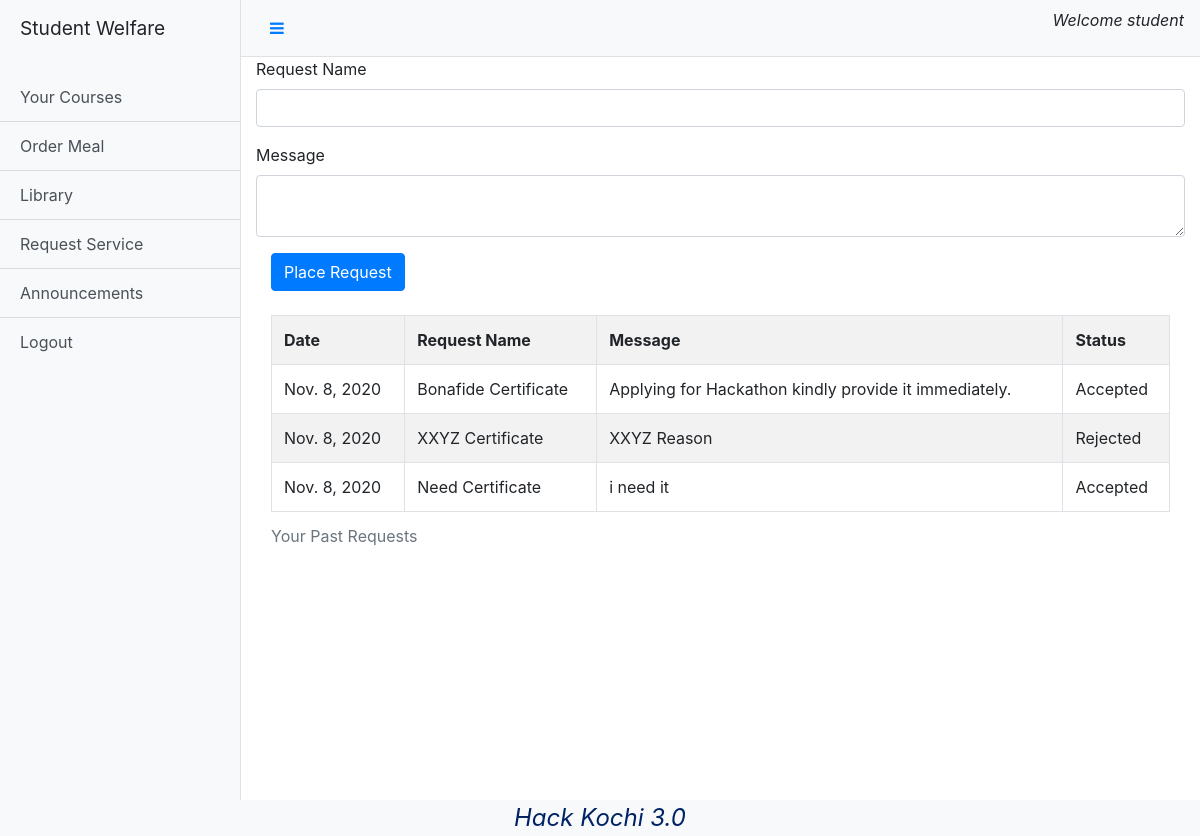
The page /student/requestService (signed in) on the database its author committed.
### base/models.py (models this page shows)
class User(AbstractUser):
    user_type = models.CharField(max_length=10,choices=(('Student','Student'),('Faculty','Faculty'),('Librarian','Librarian')),null=True)

### student/models.py (models this page shows)
class ServiceRequest(models.Model):
    user=models.ForeignKey(User,on_delete=models.CASCADE)
    name=models.CharField(max_length=200)
    message=models.CharField(max_length=2048)
    status=models.CharField(max_length=10,choices=(("Accepted","Accepted"),("Rejected","Rejected"),("Pending","Pending")),default="Pending")
    date = models.DateField(auto_now_add=True)

### student/views.py (the view, shortened to what this page needs)
# urls.py: path('requestService',views.requestService,name="requestService")
def requestService(request):
    if not check(request):
        storage = messages.get_messages(request)
        storage.used = True
        messages.info(request,'Invalid Request')
        return redirect('/')
    if not request.user.is_authenticated:
        storage = messages.get_messages(request)
        storage.used = True
        messages.info(request,'Not Logged In')
        return redirect('/')
    my_request=ServiceRequest.objects.filter(user=request.user)
    return render(request,'requestService.html',{'my_request':my_request})

### student/views.py (called while the page is built)
def check(request):
    return request.user.user_type=="Student"

### templates/requestService.html (shortened to what this page needs)
{%extends 'studentDashboard.html'%}
{%block content%}
<div class="container">
    <form action="" method="POST">
        <div class="row form-group">
            <label for="req_name">Request Name</label>
            <input type="text" name="name" id="req_name" class="form-control" required>
        </div>
        <div class="row form-group">
            <label for="req_message">Message</label>
            <textarea type="text" name="message" id="req_message" class="form-control" required></textarea>
        </div>
        <input type="submit" value="Place Request" class="btn btn-primary">
    </form><br>
    <table class="table table-striped table-bordered table-hover">
        <caption>Your Past Requests</caption>
        <tr>
            <th>Date</th>
            <th>Request Name</th>
            <th>Message</th>
            <th>Status</th>
        </tr>
        {%for item in my_request%}
        <tr>
            <td>{{item.date}}</td>
            <td>{{item.name}}</td>
            <td>{{item.message}}</td>
            <td>{{item.status}}</td>
        </tr>
        {%endfor%}
    </table>
</div>
{%endblock%}

### templates/studentDashboard.html (shortened to what this page needs)
{%load static%}
<!DOCTYPE html>
<html lang="en">
<head>
    <link rel="stylesheet" href="https://stackpath.bootstrapcdn.com/bootstrap/4.5.2/css/bootstrap.min.css">
    <link rel="stylesheet" href="https://cdnjs.cloudflare.com/ajax/libs/font-awesome/4.7.0/css/font-awesome.min.css">
    <link rel="stylesheet" href="{% static 'css/dashboard.css' %}">
</head>
<body>
  <div class="d-flex" id="wrapper">
    <div class="bg-light border-right" id="sidebar-wrapper">
      <div class="sidebar-heading"><p>Student Welfare</p></div>
      <div class="list-group list-group-flush">
        <a href="/student/enrollments" class="list-group-item list-group-item-action bg-light">Your Courses</a>
        <a href="#" class="list-group-item list-group-item-action bg-light">Order Meal</a>
        <a href="/student/makeBookRequest" class="list-group-item list-group-item-action bg-light">Library</a>
        <a href="/student/requestService" class="list-group-item list-group-item-action bg-light">Request Service</a>
        <a href="/student/studAnnouncement" class="list-group-item list-group-item-action bg-light">Announcements</a>
        <a href="/logout" class="list-group-item list-group-item-action bg-light">Logout</a>
      </div>
    </div>
    <div id="page-content-wrapper">
      <nav class="navbar navbar-expand-lg navbar-light bg-light border-bottom">
        <button class="btn btn-link" id="menu-toggle"><i class="fa fa-bars" aria-hidden="true"></i></button>
        <p class="justify-content-end ml-auto" style="font-style: oblique;">Welcome {{request.user.username}}</p>
      </nav>
      <div class="container-fluid">
            {%block content%}
            {%endblock%}
      </div>
    </div>
  </div>
  <div class="footer obq bg-light">
    Hack Kochi 3.0
  </div>
</body>
</html>

### static/dashboard.css (style rules this page uses)
#wrapper { overflow-x: hidden; }
#sidebar-wrapper { min-height: 100vh; margin-left: -15rem; -webkit-transition: margin .25s ease-out; -moz-transition: margin .25s ease-out; -o-transition: margin .25s ease-out; transition: margin .25s ease-out; }
.footer { font-weight: 400; font-size: 1.3em; left: 0; bottom: 0; width: 100%; color: #002366; text-align: center; }
#sidebar-wrapper .sidebar-heading { padding: 0.875rem 1.25rem; font-size: 1.2rem; }
#sidebar-wrapper .list-group { width: 15rem; }
#page-content-wrapper { min-width: 100vw; }
@media (min-width: 768px) { #sidebar-wrapper { margin-left: 0; } }
@media (min-width: 768px) { #page-content-wrapper { min-width: 0; width: 100%; } }
.obq { font-style: oblique; font-size: 1.5em; text-align:center; }

### rows shown on the page
User: user.username "student"
ServiceRequest: date "Nov. 8, 2020", name "Bonafide Certificate", message "Applying for Hackathon kindly provide it immediately.", status "Accepted"
ServiceRequest: date "Nov. 8, 2020", name "XXYZ Certificate", message "XXYZ Reason", status "Rejected"
ServiceRequest: date "Nov. 8, 2020", name "Need Certificate", message "i need it", status "Accepted"
